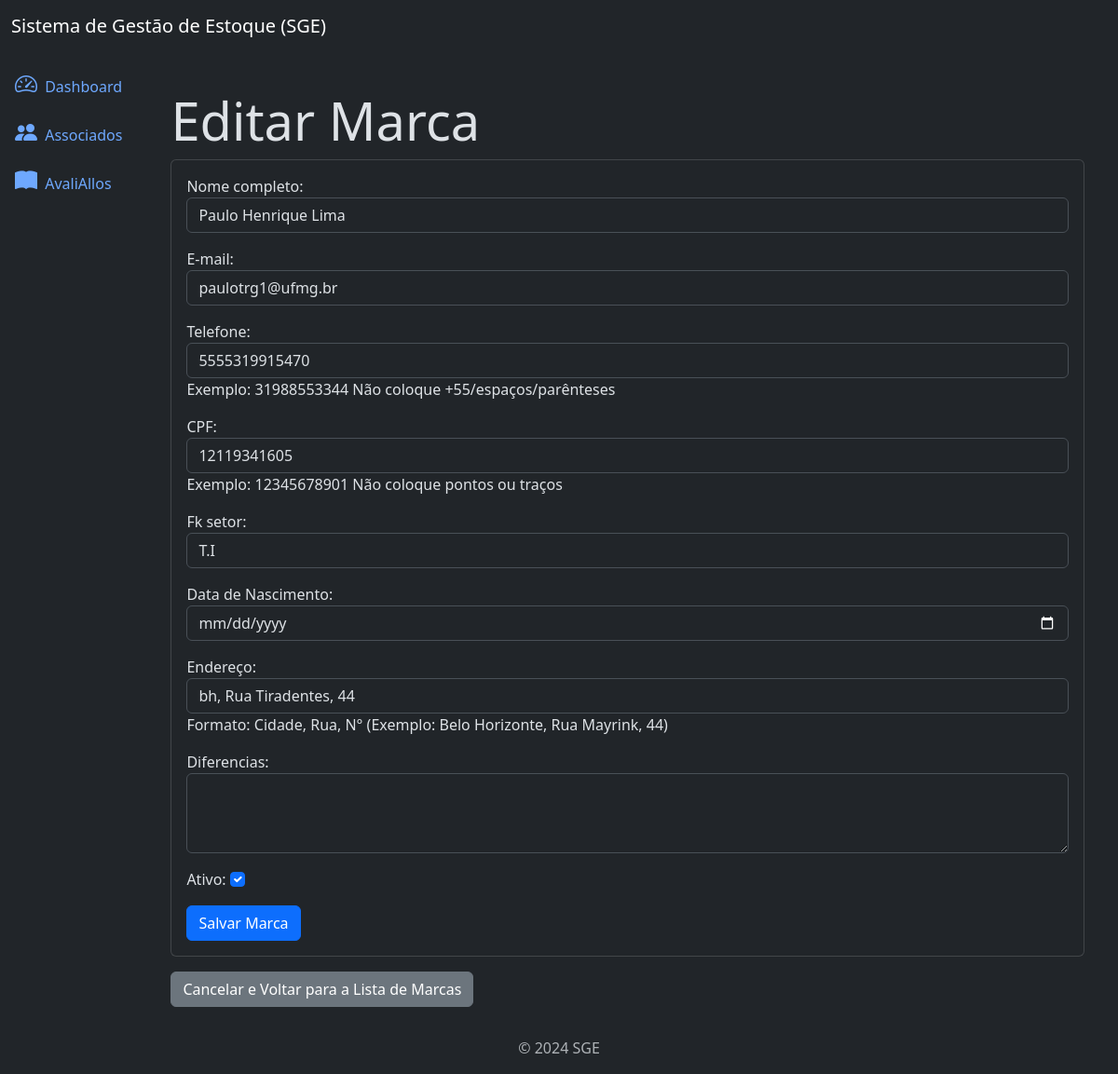
Screenshot of /api/v1/associado/2/update/ (signed in) with the database file from the repository.
### associado/models.py (models this page shows, shortened)
class Associado(models.Model):
    pk_associado = models.AutoField(primary_key=True, verbose_name="ID")
    nome = models.CharField(max_length=255, verbose_name="Nome completo")
    email = models.EmailField(unique=True, verbose_name="E-mail")
    telefone = models.CharField(
        max_length=20,
        verbose_name="Telefone",
        help_text="Exemplo: 31988553344 Não coloque +55/espaços/parênteses",
        validators=[
            apenas_numeros,
            MinLengthValidator(10, "Telefone deve ter no mínimo 10 dígitos."),
        ]
    )
    cpf = models.CharField(
        max_length=11,
        verbose_name="CPF",
        help_text="Exemplo: 12345678901 Não coloque pontos ou traços",
        validators=[
            apenas_numeros,
            MinLengthValidator(11, "CPF deve ter 11 dígitos."),
            validate_cpf,
        ]
    )
    fk_setor = models.ForeignKey(Setor, on_delete=models.CASCADE, related_name='Setor')
    dat_nascimento = models.DateField(null=True, blank=True, verbose_name="Data de Nascimento")
    is_active = models.BooleanField(default=True, verbose_name="Ativo")
    endereco = models.CharField(
        max_length=255,
        verbose_name="Endereço",
        help_text="Formato: Cidade, Rua, N° (Exemplo: Belo Horizonte, Rua Mayrink, 44)",
        validators=[
            RegexValidator(
                regex=r'^.+,\s*.+,\s*\d+$',
                message="O endereço deve seguir o formato: Cidade, Rua, Número (Exemplo: Belo Horizonte, Rua Mayrink, 44)"
            )
        ]
    )
    dif = models.TextField(null=True, blank=True, verbose_name="Diferencias")
    created_at = models.DateTimeField(auto_now_add=True, verbose_name="Data de Criação")
    updated_at = models.DateTimeField(auto_now=True, verbose_name="Data de Atualização")
    class Meta:
        ordering = ['nome']
        verbose_name = "Associado"
        verbose_name_plural = "Associados"

### associado/views.py (the view)
# urls.py: path('associado/<int:pk>/update/', views.AssociadoUpdateView.as_view(), name='associado-update'),
class AssociadoUpdateView(LoginRequiredMixin, PermissionRequiredMixin, UpdateView):
    model = models.Associado
    template_name = 'associado_update.html'
    form_class = forms.AssociadoForm
    success_url = reverse_lazy('associado-list')
    permission_required = 'associado.change_associado'

### associado/forms.py (shortened to what this page needs)
class AssociadoForm(forms.ModelForm):
    class Meta:
        model = models.Associado
        fields = [
            'nome',
            'email',
            'telefone',
            'cpf',
            'fk_setor',
            'dat_nascimento',
            'endereco',
            'dif',
            'is_active'
        ]
        widgets = {
            'nome': forms.TextInput(attrs={'class': 'form-control'}),
            'email': forms.EmailInput(attrs={'class': 'form-control'}),
            'telefone': forms.TextInput(attrs={'class': 'form-control'}),
            'cpf': forms.TextInput(attrs={'class': 'form-control'}),
            'fk_setor': forms.Select(attrs={'class': 'form-control'}),
            'dat_nascimento': forms.DateInput(attrs={'class': 'form-control', 'type': 'date'}),
            'endereco': forms.TextInput(attrs={'class': 'form-control'}),
            'dif': forms.Textarea(attrs={'class': 'form-control', 'rows': 3}),
            'is_active': forms.CheckboxInput(attrs={'class': 'form-check-input'})
        }

### associado/models.py (called while the page is built)
    def __str__(self):
        return self.setor

### associado/templates/associado_update.html (shortened to what this page needs)
{% extends 'base.html' %}
{% block content %}
  <div class="container mt-4">
    <h3 class="display-4">Editar Marca</h3>
    <div class="card">
      <div class="card-body">
        <form method="post" class="form">
          {{ form.as_p }}
          <button type="submit" class="btn btn-primary">Salvar Marca</button>
        </form>
      </div>
    </div>
    <a href="{% url 'associado-list' %}" class="btn btn-secondary mt-3">Cancelar e Voltar para a Lista de Marcas</a>
  </div>
{% endblock %}

### rows the page displays
Associado: nome "Paulo Henrique Lima", email "paulotrg1@ufmg.br", telefone "5555319915470", cpf "12119341605", fk_setor "T.I", endereco "bh, Rua Tiradentes, 44", is_active "☑"
